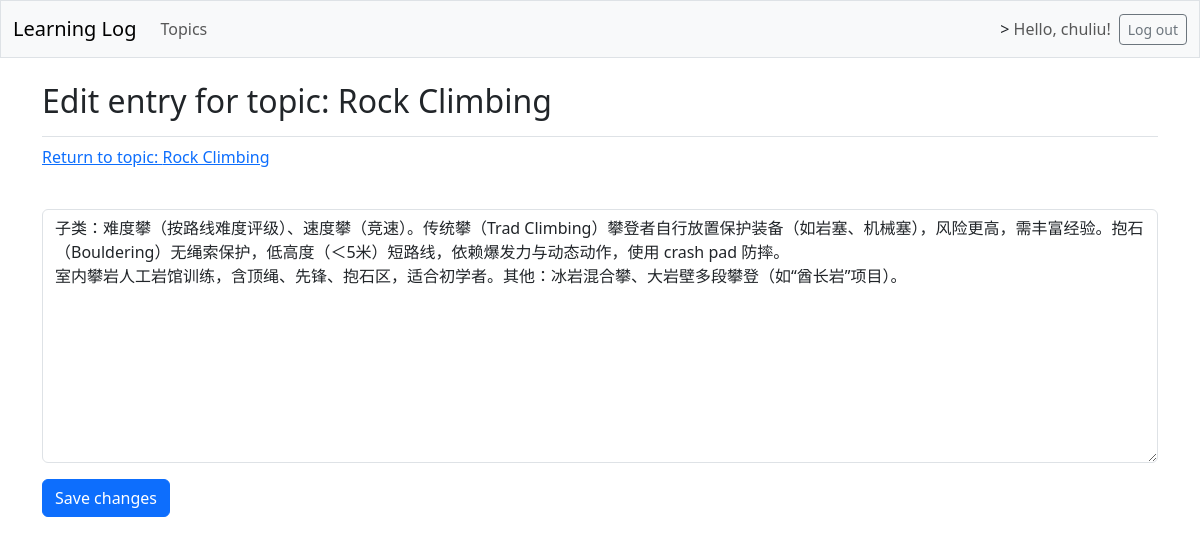
/edit_entry/6/ (signed in), run on the app's committed database.
### learning_logs/models.py (models this page shows, shortened)
class Topic(models.Model):
    text = models.CharField(max_length=200)
    create_date = models.DateTimeField(auto_now_add=True)
    owner = models.ForeignKey(User, on_delete=models.CASCADE)

class Entry(models.Model):
    topic = models.ForeignKey(Topic, on_delete=models.CASCADE)
    text = models.TextField()
    create_date = models.DateTimeField(auto_now_add=True)
    class Meta:
        verbose_name_plural = 'entries'

### learning_logs/views.py (the view)
# urls.py: path('edit_entry/<int:entry_id>/', views.edit_entry, name='edit_entry'),
@login_required
def edit_entry(request, entry_id):
	entry = Entry.objects.get(id=entry_id)
	topic = entry.topic
	check_topic_owner(topic,request.user)
	if request.method != 'POST':
		form = EntryForm(instance=entry)
	else:
		form = EntryForm(instance=entry, data=request.POST)
		if form.is_valid():
			form.save()
			return redirect('learning_logs:topic', topic_id=topic.id)
	context = {'entry': entry, 'topic': topic, 'form': form}
	return render(request, 'learning_logs/edit_entry.html', context)

### learning_logs/forms.py
class EntryForm(forms.ModelForm):
	class Meta:
		model = Entry
		fields = ['text']
		labels = {'text': ''}
		widgets = {'text': forms.Textarea(attrs={'cols':80})}

### learning_logs/utils.py (called while the page is built)
def check_topic_owner(topic, user):
	if topic.owner != user:
		raise Http404("You do not have permission to access this topic.")

### learning_logs/templates/learning_logs/edit_entry.html (shortened to what this page needs)
{% extends "learning_logs/base.html" %}
{% load django_bootstrap5 %}
{% block page_header %}
<h2>Edit entry for topic: {{topic.text}}</h2>
{% endblock page_header %}
{% block content %}
<p><a href="{% url 'learning_logs:topic' topic.id %}">Return to topic: {{topic.text}}</a></p>
<form action="{% url 'learning_logs:edit_entry' entry.id %}" method="post">
	{% bootstrap_form form %}
	{% bootstrap_button button_type="submit" content="Save changes" %}
</form>
{% endblock content%}

### learning_logs/templates/learning_logs/base.html (shortened to what this page needs)
<!DOCTYPE html>
<html lang="en">
<head>
	{% load django_bootstrap5 %}
	{% bootstrap_css %}
</head>
<body>
	<nav class="navbar navbar-expand-md navbar-light bg-light mb-4 border">
		<div class="container-fluid">
			<a class="navbar-brand" href="{% url 'learning_logs:index' %}">Learning Log</a>
			<div class="collapse navbar-collapse" id="navbarCollapse">
				<ul class="navbar-nav me-auto mb-2 mb-md-0">
					<li class="nav-item">
						<a class="nav-link" href="{% url 'learning_logs:topics' %}">Topics</a>
					</li>
				</ul>
				<ul class="navbar-nav ms-auto mb-2 mb-md-0">
					{% if user.is_authenticated %}
					<li class="nav-item">
						>
						<span class="navbar-text me-2">Hello, {{ user.username }}!</span>
					</li>
					{% endif %}
				</ul>
				{% if user.is_authenticated %}
				<form action="{% url 'accounts:logout' %}" method="post">
					<button class="btn btn-outline-secondary btn-sm" name="submit">Log out</button>
				</form>
				{% endif %}
			</div>
		</div>
	</nav>
	<main class="container">
		<div class="pb-2 mb-2 border-bottom">
			{% block page_header %}{% endblock page_header%}
		</div>
		<div>
			{% block content %}{% endblock content%}
		</div>
	</main>
</body>
</html>

### data on the page
Topic: text "Rock Climbing"
Entry: text "子类：难度攀（按路线难度评级）、速度攀（竞速）。传统攀（Trad Climbing）攀登者自行放置保护装备（如岩塞、机械塞），风险更高，需丰富经验。抱石（Bouldering）无绳索保护，低高度（＜5米）短路线，依赖爆发力与动态动作，使用 crash pad 防摔。 室内攀岩人工岩馆训练，含顶绳、先锋、抱石区，适合初学者。其他：冰岩混合攀、大岩壁多段攀登（如“酋长岩”项目）。"

### other printed values
{{ user.username }} "chuliu"
